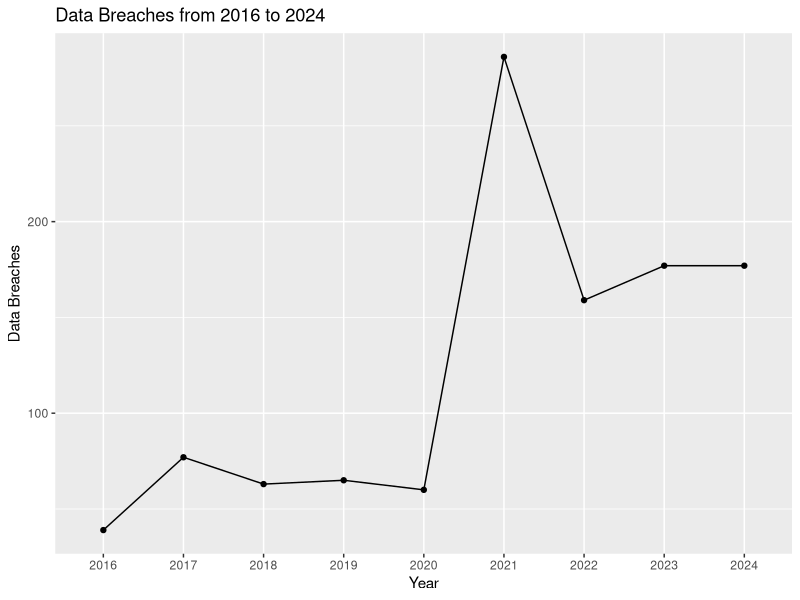

This figure's R source:
library("dplyr")
library("ggplot2")

data <- read.csv("Data_breaches.csv")

yearly_data <- select(data, Year)
year_table <- table(yearly_data$Year)
year_count <- as.data.frame(year_table) 
colnames(year_count) <- c("Year", "Freq")

ggplot(year_count, aes(x = Year, y = Freq, group = 1)) + geom_point() + labs(x = "Year", y = "Data Breaches", title = "Data Breaches from 2016 to 2024") + geom_line(group = 1)
